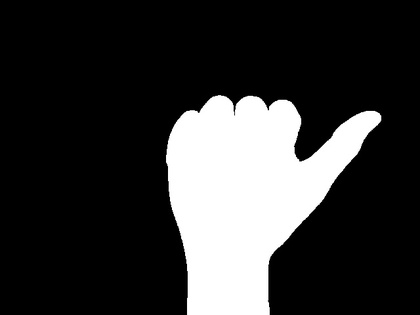
#> input picture Images/NewImages/frameprueba2.jpg, 420 x 315 px, shrunk from 640 x 480 before the run
$ python Principal.py
#> lines starting #> are read from the running program, lines starting #| are printed output that depends on the picture; long printed decimals are rounded
#Principal

import cv2 as cv
from Imagenes import Imagen

# [8 lines of commented-out code are left out]
def calculoDistancia():
    im1 = cv.imread("Images/NewImages/frameprueba2.jpg",cv.IMREAD_GRAYSCALE)
#> im1 is the input picture: shape (315, 420); min 0, max 255, mean 52.3
    im2 = cv.imread("Images/PreImages/A.jpg",cv.IMREAD_GRAYSCALE)
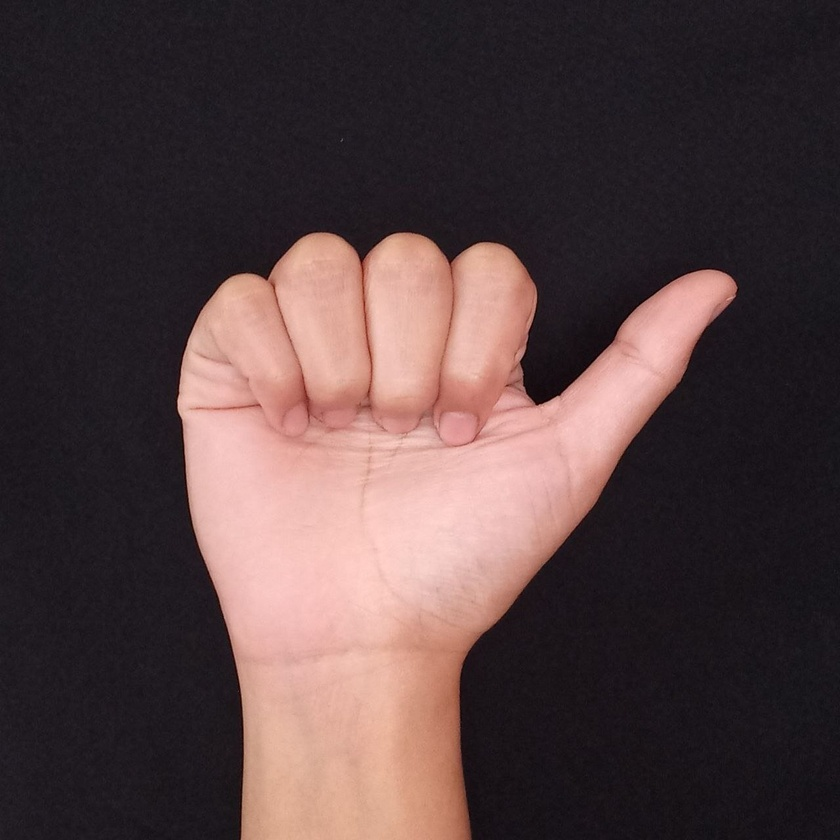
#> input picture Images/KBImages/A.jpg, 840 x 840 px, shrunk from 1280 x 1280 before the run, found by its file name
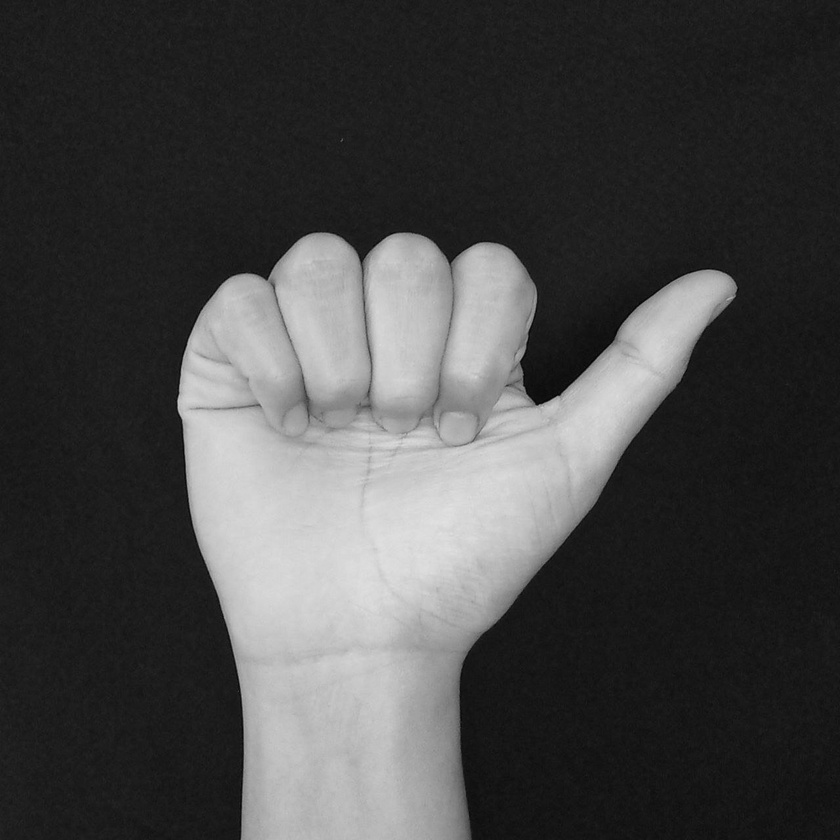
#> im2: shape (840, 840); min 3, max 226, mean 70.4


    m2 = cv.matchShapes(im1,im2,cv.CONTOURS_MATCH_I2,0)
#> m2 = 0.26

    print("Distancia entre \n-------------------------")

    print("Imagen Are comp. Imagen Yara: {}".format(m2))
#| Imagen Are comp. Imagen Yara: 0.2604
    # print("BC original and bt (trasera) : {}".format(m2))
    # print("BC original and B_dark : {}".format(m3))


calculoDistancia()
